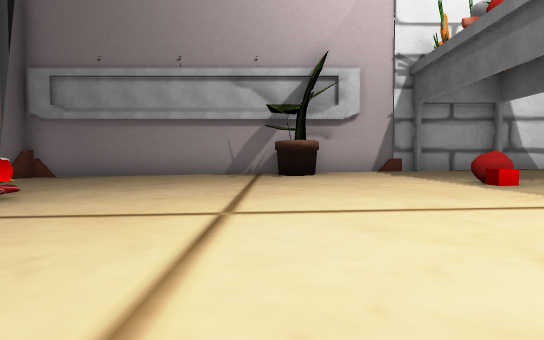
view 1 (above)

16 first-person views from a walk through a Unity game level. The camera is 0.39 m above the floor, tilts 2° down and sees 80° across. The floor is counted in squares, 1 m on a side. Each view is taken from the middle of a square. On the plan, view 1 faces up. The plan holds only what a view shows up to about 9 squares ahead; the rest is blank. The place goes on beyond the plan. The player character is not drawn.

view 2
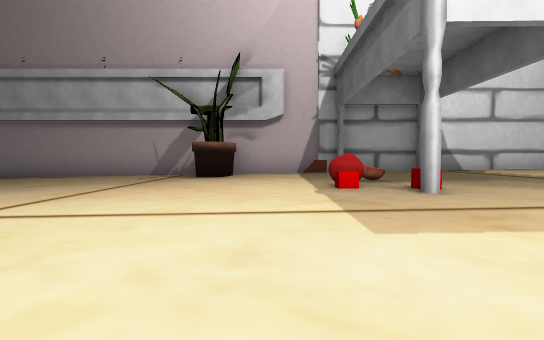

view 3
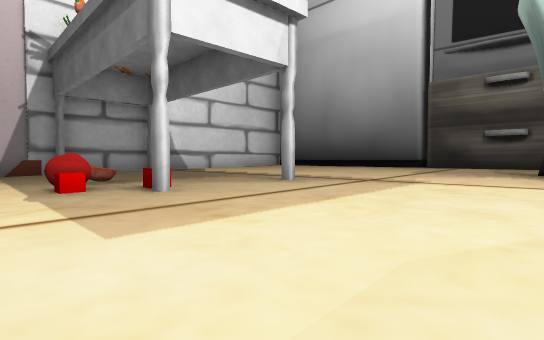

view 4
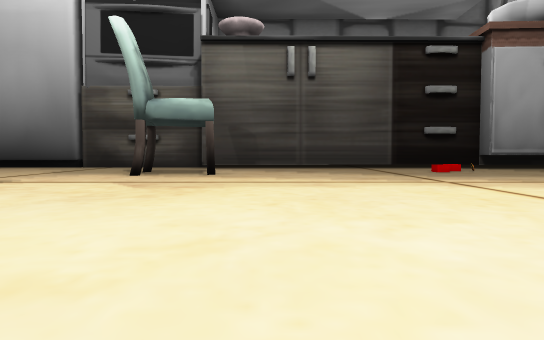

view 5
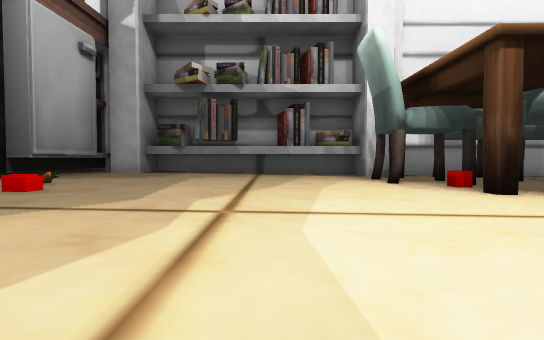

view 6
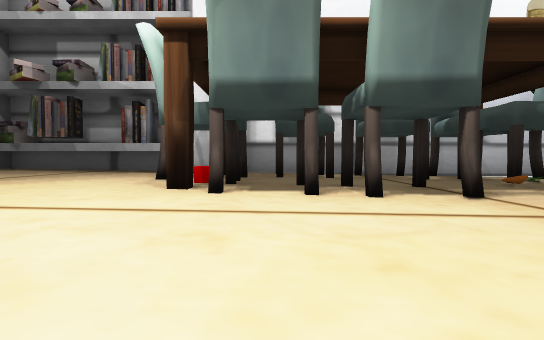

view 7
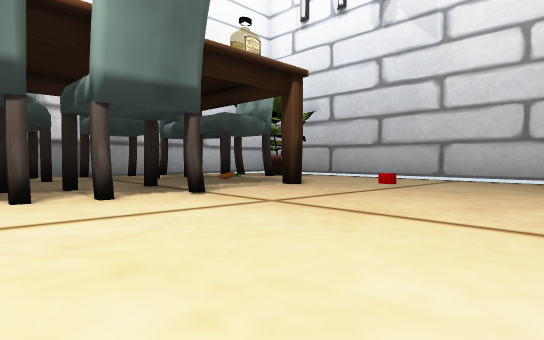

view 8
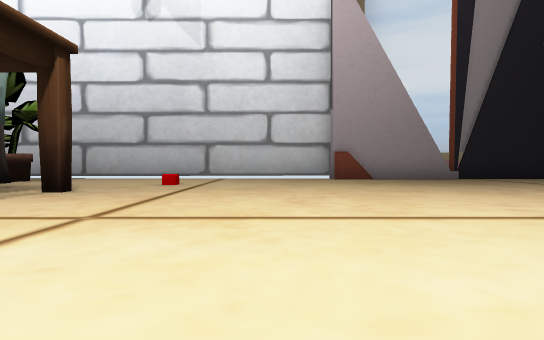

view 9
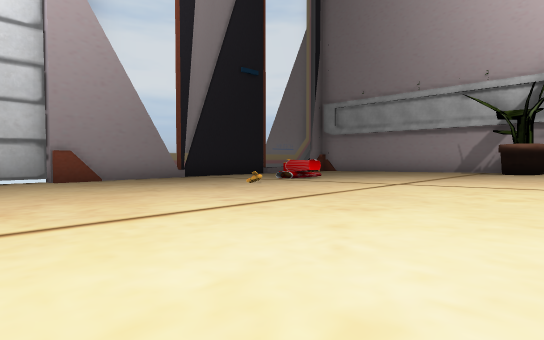

view 10
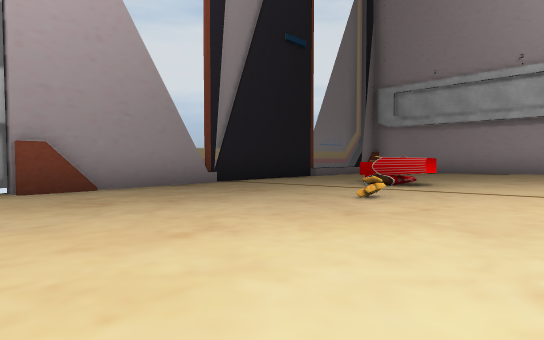

view 11
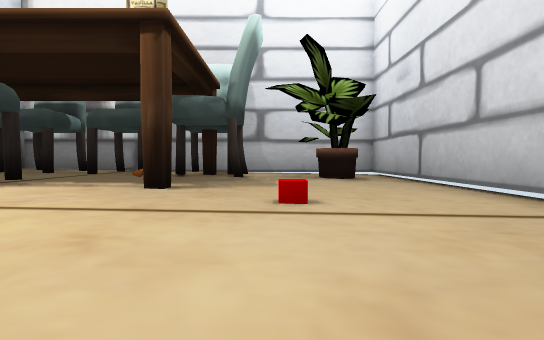

view 12
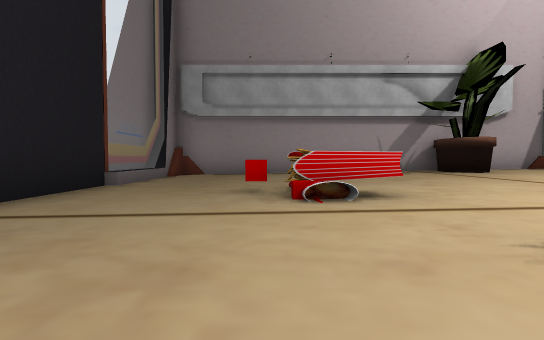

view 13
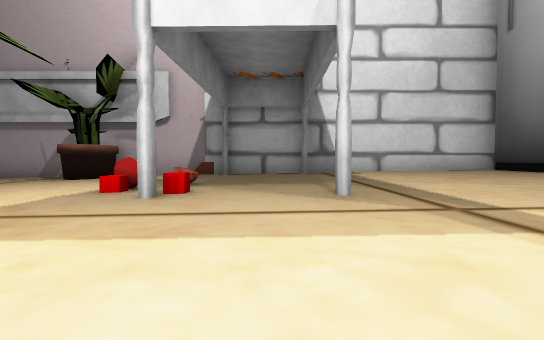

view 14
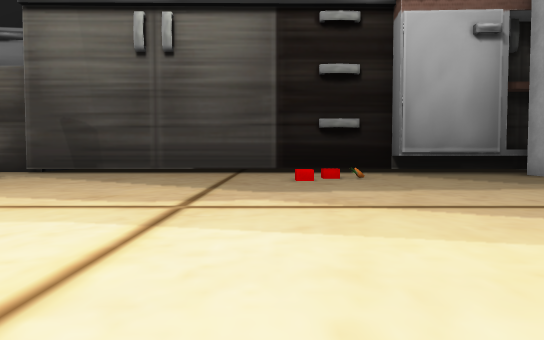

view 15
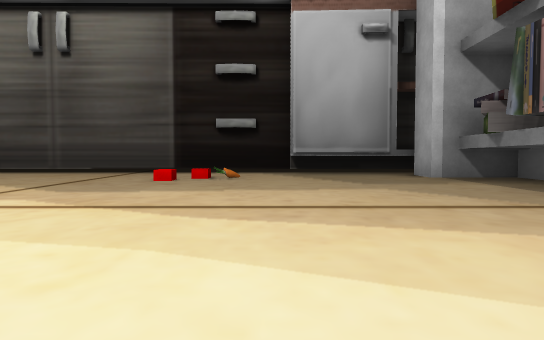

view 16
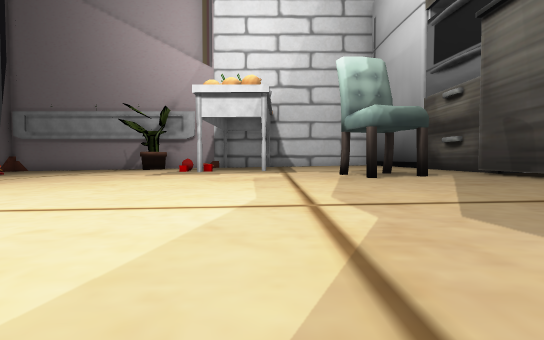

### Floor plan
Key: @ floor where view 1 was taken; # wall or solid block; x gap in a wall; . main floor; : floor 0.05 m higher than the main floor; - floor 0.05 m lower than the main floor; + floor 0.1 m higher than the main floor; _ floor 0.1 m lower than the main floor; < floor 0.15 m lower than the main floor; ( floor 0.2 m lower than the main floor; = window, fence, low wall or low ledge; O other object.
Columns run from 7 left of view 1 to 11 right of it. Each row starts with its distance up from view 1.
  9 ##=====##=#########
  8 #((<<<_#O---...:::#
  7 =((<<<___---...:::#
  6 =((<<<___---...:::O
  5 #((<<<___-#=...:::#
  4 #((O<<___-OO...:::#
  3 #((OO<___---.O.:::#
  2 =((<<<___---...:::#
  1 #((<=<___---...:::#
  0 #((<<<_@_---...O::#
 -1 #((<<<___---...:::#
 -2 #((<<<___---...::+#
 -3 #((<<<___---...::+#
 -4 #((<<<___---...::+#
 -5 #((O<<___---...::+#
 -6 #((<O<___-O-...:O+#
 -7 #((<<#_OO-O-...::+#
 -8 #((<<<___--O...::OO
 -9 #xO<OO___---...::OO
-10 #((<OOOOOO#======OO
-11 ###################

Where each view was taken, in squares from view 1:
view 1: 0 up, 0 right, facing up
view 2: 0 up, 2 right, facing up
view 3: 0 up, 2 right, facing up-right
view 4: 2 down, 2 right, facing right
view 5: 2 down, 6 right, facing down
view 6: 2 down, 2 right, facing down
view 7: 2 down, 2 right, facing down-left
view 8: 3 down, 2 right, facing left
view 9: 3 down, 2 right, facing up-left
view 10: 2 down, 1 left, facing up-left
view 11: 2 down, 4 left, facing down
view 12: 0 up, 4 left, facing up
view 13: 0 up, 5 right, facing up
view 14: 5 down, 4 right, facing right
view 15: 7 down, 4 right, facing right
view 16: 7 down, 6 right, facing up
